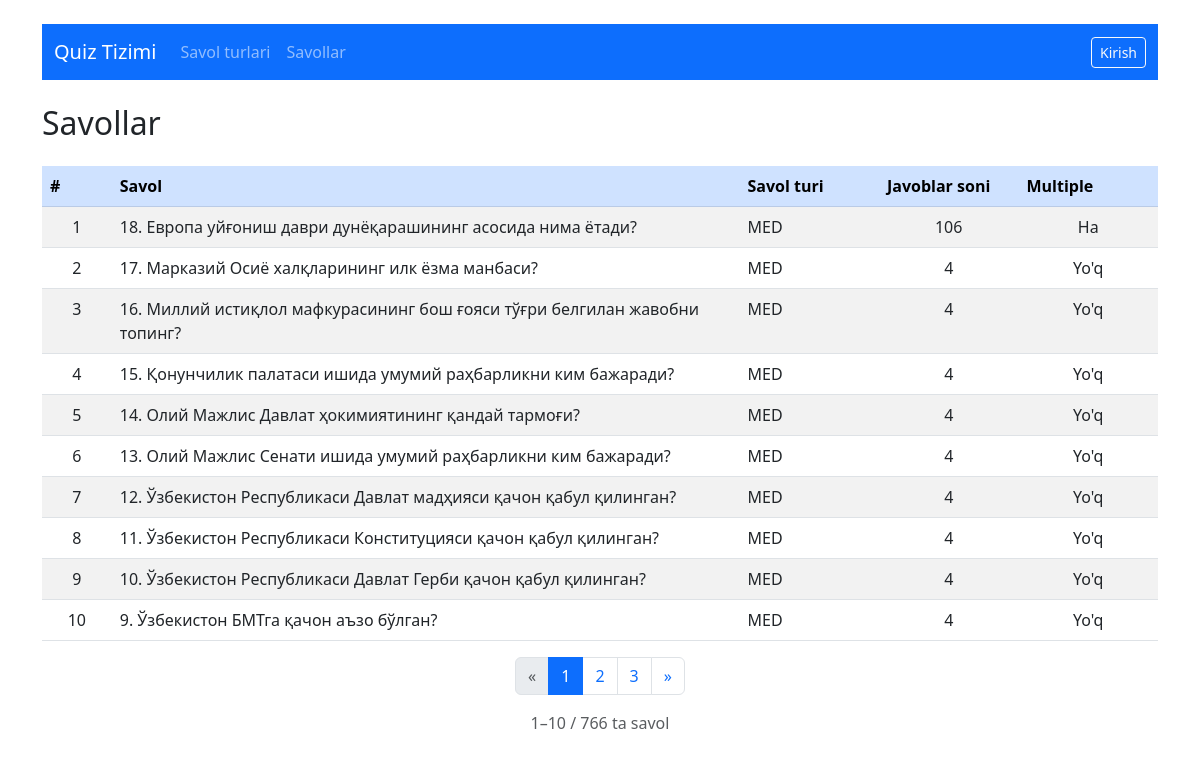
The app's page /quiz/questions/ with its own data.
### quiz/models.py (models this page shows, shortened)
class Question(models.Model):
    quiz_type = models.ForeignKey(QuizType, on_delete=models.CASCADE, related_name='questions')
    name = models.CharField(max_length=1000)
    is_active = models.BooleanField(default=True)
    is_multiple_choice = models.BooleanField(default=False)

class QuizType(models.Model):
    name = models.CharField(max_length=200)
    is_active = models.BooleanField(default=True)

### quiz/views.py (the view)
# urls.py: path('questions/', views.QuestionListView.as_view(), name='question_list'),
class QuestionListView(ListView):
    model = Question
    template_name = 'quiz/question_list.html'
    context_object_name = 'questions'
    paginate_by = 10
    def get_queryset(self):
        return Question.objects.select_related('quiz_type').prefetch_related('answers').filter(is_active=True).order_by('-id')

### quiz/templates/quiz/question_list.html (shortened to what this page needs)
{% extends 'quiz/base.html' %}
{% block content %}
<h2 class="mb-4">Savollar</h2>
<table class="table table-striped table-hover">
    <thead class="table-primary text-white">
        <tr>
            <th scope="col" style="width: 5%;">#</th>
            <th scope="col" style="width: 45%;">Savol</th>
            <th scope="col" style="width: 10%;">Savol turi</th>
            <th scope="col" style="width: 10%;">Javoblar soni</th>
            <th scope="col" style="width: 10%;">Multiple</th>
        </tr>
    </thead>
    <tbody>
        {% for q in page_obj %}
        <tr>
            <td class="text-center">{{ forloop.counter0|add:page_obj.start_index }}</td>
            <td>{{ q.name|truncatewords:10 }}</td>
            <td>{{ q.quiz_type.name }}</td>
            <td class="text-center">{{ q.answers.count }}</td>
            <td class="text-center">
                {% if q.is_multiple_choice %}Ha{% else %}Yo'q{% endif %}
            </td>
        </tr>
        {% endfor %}
    </tbody>
</table>
{% if is_paginated %}
<nav aria-label="Sahifalash navigatsiyasi">
    <ul class="pagination justify-content-center">
        {% if page_obj.has_previous %}
        <li class="page-item">
            <a class="page-link" href="?page={{ page_obj.previous_page_number }}" aria-label="Oldingi">
                &laquo;
            </a>
        </li>
        {% else %}
        <li class="page-item disabled">
            <span class="page-link">&laquo;</span>
        </li>
        {% endif %}
        {% for i in paginator.page_range %}
            {% if page_obj.number == i %}
                <li class="page-item active">
                    <span class="page-link">{{ i }}</span>
                </li>
            {% elif i > page_obj.number|add:'-3' and i < page_obj.number|add:'3' %}
                <li class="page-item">
                    <a class="page-link" href="?page={{ i }}">{{ i }}</a>
                </li>
            {% endif %}
        {% endfor %}
        {% if page_obj.has_next %}
        <li class="page-item">
            <a class="page-link" href="?page={{ page_obj.next_page_number }}" aria-label="Keyingi">
                &raquo;
            </a>
        </li>
        {% else %}
        <li class="page-item disabled">
            <span class="page-link">&raquo;</span>
        </li>
        {% endif %}
    </ul>
</nav>
<div class="text-center text-muted mt-2">
    {{ page_obj.start_index }}–{{ page_obj.end_index }} / {{ paginator.count }} ta savol
</div>
{% endif %}
{% endblock %}

### records on screen
Question: name "18. Европа уйғониш даври дунёқарашининг асосида нима ётади?", quiz_type.name "MED", answers.count "106", is_multiple_choice "Ha"
Question: name "17. Mарказий Осиё халқларининг илк ёзма манбаси?", quiz_type.name "MED", answers.count "4", is_multiple_choice "Yo'q"
Question: name "16. Миллий истиқлол мафкурасининг бош ғояси тўғри белгилан жавобни топинг?", quiz_type.name "MED", answers.count "4", is_multiple_choice "Yo'q"
Question: name "15. Қонунчилик палатаси ишида умумий раҳбарликни ким бажаради?", quiz_type.name "MED", answers.count "4", is_multiple_choice "Yo'q"
Question: name "14. Олий Мажлис Давлат ҳокимиятининг қандай тармоғи?", quiz_type.name "MED", answers.count "4", is_multiple_choice "Yo'q"
Question: name "13. Олий Мажлис Сенати ишида умумий раҳбарликни ким бажаради?", quiz_type.name "MED", answers.count "4", is_multiple_choice "Yo'q"
Question: name "12. Ўзбекистон Республикаси Давлат мадҳияси қачон қабул қилинган?", quiz_type.name "MED", answers.count "4", is_multiple_choice "Yo'q"
Question: name "11. Ўзбекистон Республикаси Конституцияси қачон қабул қилинган?", quiz_type.name "MED", answers.count "4", is_multiple_choice "Yo'q"
Question: name "10. Ўзбекистон Республикаси Давлат Герби қачон қабул қилинган?", quiz_type.name "MED", answers.count "4", is_multiple_choice "Yo'q"
Question: name "9. Ўзбекистон БМТга қачон аъзо бўлган?", quiz_type.name "MED", answers.count "4", is_multiple_choice "Yo'q"

### other values on screen
{{ i }} "1"
{{ i }} "2" "3"
{{ page_obj.start_index }} "1"
{{ page_obj.end_index }} "10"
{{ paginator.count }} "766"
